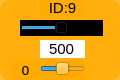
    <widget class="QWidget" name="widget_id9" native="true">
     <property name="geometry">
      <rect>
       <x>780</x>
       <y>370</y>
       <width>120</width>
       <height>80</height>
      </rect>
     </property>
     <property name="styleSheet">
      <string notr="true">background-color: rgb(255, 170, 0, 200);
border-radius:10px;</string>
     </property>
     <widget class="QLabel" name="label_ID9">
      <property name="geometry">
       <rect>
        <x>40</x>
        <y>0</y>
        <width>45</width>
        <height>16</height>
       </rect>
      </property>
      <property name="minimumSize">
       <size>
        <width>0</width>
        <height>10</height>
       </size>
      </property>
      <property name="font">
       <font>
        <family>Arial</family>
        <pointsize>11</pointsize>
       </font>
      </property>
      <property name="styleSheet">
       <string notr="true">background-color: rgb(255, 255, 255， 0);
border-radius:0px;</string>
      </property>
      <property name="text">
       <string>ID:9</string>
      </property>
      <property name="alignment">
       <set>Qt::AlignCenter</set>
      </property>
     </widget>
     <widget class="QSlider" name="horizontalSlider_pulse_id9">
      <property name="geometry">
       <rect>
        <x>20</x>
        <y>20</y>
        <width>83</width>
        <height>16</height>
       </rect>
      </property>
      <property name="autoFillBackground">
       <bool>false</bool>
      </property>
      <property name="styleSheet">
       <string notr="true">background-color: rgb(0, 0, 0);
border-radius:0px;</string>
      </property>
      <property name="minimum">
       <number>0</number>
      </property>
      <property name="maximum">
       <number>1000</number>
      </property>
      <property name="pageStep">
       <number>1</number>
      </property>
      <property name="value">
       <number>500</number>
      </property>
      <property name="orientation">
       <enum>Qt::Horizontal</enum>
      </property>
     </widget>
     <widget class="QSlider" name="horizontalSlider_dev_id9">
      <property name="geometry">
       <rect>
        <x>40</x>
        <y>60</y>
        <width>45</width>
        <height>18</height>
       </rect>
      </property>
      <property name="styleSheet">
       <string notr="true">background-color: rgb(255, 255, 255， 0);</string>
      </property>
      <property name="minimum">
       <number>-125</number>
      </property>
      <property name="maximum">
       <number>125</number>
      </property>
      <property name="pageStep">
       <number>1</number>
      </property>
      <property name="orientation">
       <enum>Qt::Horizontal</enum>
      </property>
     </widget>
     <widget class="QLabel" name="label_id9">
      <property name="geometry">
       <rect>
        <x>10</x>
        <y>60</y>
        <width>31</width>
        <height>20</height>
       </rect>
      </property>
      <property name="minimumSize">
       <size>
        <width>0</width>
        <height>10</height>
       </size>
      </property>
      <property name="font">
       <font>
        <family>DejaVu Sans</family>
        <pointsize>10</pointsize>
       </font>
      </property>
      <property name="styleSheet">
       <string notr="true">background-color: rgb(255, 255, 255， 0);</string>
      </property>
      <property name="text">
       <string>0</string>
      </property>
      <property name="alignment">
       <set>Qt::AlignCenter</set>
      </property>
     </widget>
     <widget class="QLineEdit" name="lineEdit_id9">
      <property name="geometry">
       <rect>
        <x>40</x>
        <y>40</y>
        <width>45</width>
        <height>18</height>
       </rect>
      </property>
      <property name="sizePolicy">
       <sizepolicy hsizetype="Fixed" vsizetype="Fixed">
        <horstretch>0</horstretch>
        <verstretch>0</verstretch>
       </sizepolicy>
      </property>
      <property name="font">
       <font>
        <family>Arial</family>
        <pointsize>11</pointsize>
       </font>
      </property>
      <property name="autoFillBackground">
       <bool>false</bool>
      </property>
      <property name="styleSheet">
       <string notr="true">background-color: rgb(255, 255, 255);
border-radius:0px;</string>
      </property>
      <property name="text">
       <string>500</string>
      </property>
      <property name="maxLength">
       <number>1000</number>
      </property>
      <property name="alignment">
       <set>Qt::AlignCenter</set>
      </property>
      <property name="dragEnabled">
       <bool>false</bool>
      </property>
      <property name="readOnly">
       <bool>false</bool>
      </property>
     </widget>
    </widget>
